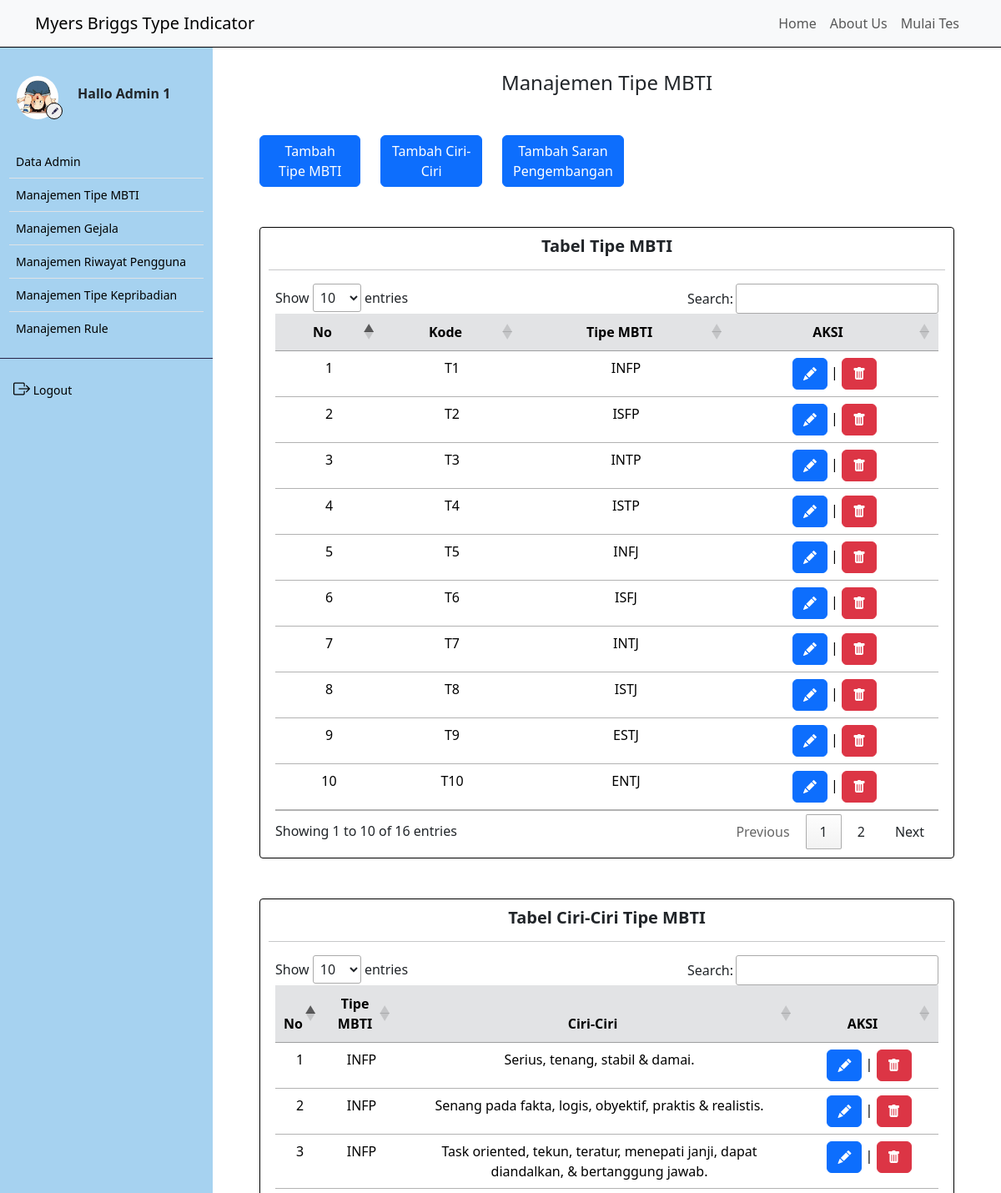
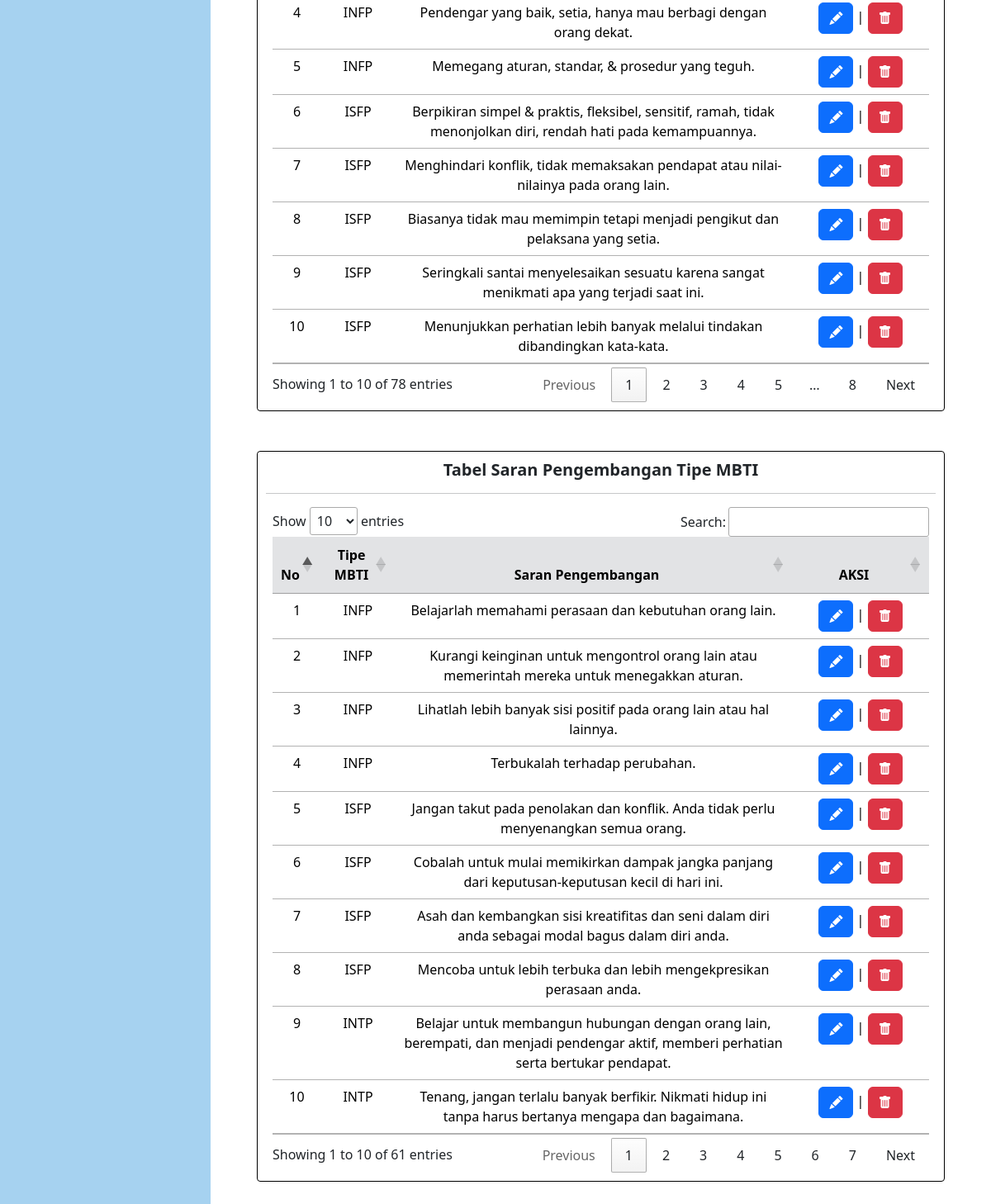
The app's page /tipe_mbti/index.php (signed in) with its own data (2 pictures, top to bottom).
### tables this page shows
CREATE TABLE `user` (
  `iduser` int(11) NOT NULL,
  `nama` varchar(50) NOT NULL,
  `username` varchar(50) NOT NULL,
  `password` varchar(100) NOT NULL,
  `email` varchar(50) NOT NULL,
  `foto` varchar(50) NOT NULL
);

CREATE TABLE `tipe_mbti` (
  `id_tpmbti` int(11) NOT NULL,
  `kode` varchar(20) NOT NULL,
  `nama_mbti` varchar(5) NOT NULL,
  `skala_1` int(11) NOT NULL,
  `skala_2` int(11) NOT NULL,
  `skala_3` int(11) NOT NULL,
  `skala_4` int(11) NOT NULL
);

CREATE TABLE `ciri_mbti` (
  `id_ciri` int(11) NOT NULL,
  `id_tpmbti` int(11) NOT NULL,
  `ciri` text NOT NULL
);

CREATE TABLE `saran_mbti` (
  `id_saran` int(11) NOT NULL,
  `id_tpmbti` int(11) NOT NULL,
  `saran` text NOT NULL
);

### controller/main.php (called while the page is built, shortened)
<?php
$conn = mysqli_connect("localhost", "root", "", "mbti");
function query($query)
{
    global $conn;
    $result = mysqli_query($conn, $query);
    $rows = [];
    while ($row = mysqli_fetch_assoc($result)) {
        $rows[] = $row;
    }
    return $rows;
}
function generateRandomKey()
{
    $keyLength = 32;
    $randomBytes = openssl_random_pseudo_bytes($keyLength, $strong);
    if (!$strong) {
        $randomBytes = random_bytes($keyLength);
    }
    return base64_encode($randomBytes);
}
function enkripsi($kata)
{
    $key = generateRandomKey();
    $string = openssl_encrypt($kata, 'AES-256-CBC', $key, 0, substr($key, 0, 16));
    $hasilEnkripsi = base64_encode($key . $string);
    return $hasilEnkripsi;
}
function dekripsi($kata)
{
    $string = base64_decode($kata);
    $key = substr($string, 0, 44);
    $enkripsi = substr($string, 44);
    $hasil = openssl_decrypt($enkripsi, 'AES-256-CBC', $key, 0, substr($key, 0, 16));
    return $hasil;
}
?>

### tipe_mbti/index.php (the view, shortened to what this page needs)
<?php
$tipe_mbti = query("SELECT * FROM tipe_mbti");
$ciri = query("SELECT * FROM ciri_mbti ORDER BY id_tpmbti ASC");
$saran = query("SELECT * FROM saran_mbti ORDER BY id_tpmbti ASC");
?>
<!DOCTYPE html>
<html lang="en">
<head>
    <link href="https://cdn.jsdelivr.net/npm/bootstrap@5.3.2/dist/css/bootstrap.min.css" rel="stylesheet"
 />
    <link rel="stylesheet" href="https://cdn.jsdelivr.net/npm/bootstrap-icons@1.9.1/font/bootstrap-icons.css" />
    <link rel="stylesheet" href="https://cdn.datatables.net/1.13.4/css/jquery.dataTables.min.css">
    <link rel="stylesheet" href="../style.css">
</head>
<body>
    <div class="content">
        <?php
        require_once('../navbar/navbar_inside.php');
        ?>
        <div class="main-container m-0">
            <div class="d-flex">
                <?php
                require_once('../navbar/sidebar_inside.php');
                ?>
                <div class="contents" style="margin: 75px 0; padding: 10px 40px;">
                    <h4 class="text-center">Manajemen Tipe MBTI</h4>
                    <div class="ms-3 mt-5">
                        <div class="row">
                            <div class="col-sm-2">
                                <a href="../tipe_mbti/input.php">
                                    <button class="btn btn-primary">Tambah Tipe MBTI</button>
                                </a>
                            </div>
                            <div class="col-sm-2">
                                <button class="btn btn-primary" data-bs-toggle="modal" data-bs-target="#ciri">
                                    Tambah Ciri-Ciri
                                </button>
                            </div>
                            <div class="col-sm-2">
                                <button class="btn btn-primary" data-bs-toggle="modal" data-bs-target="#saran">
                                    Tambah Saran Pengembangan
                                </button>
                            </div>
                        </div>
                    </div>
                    <div class="box2 mx-3 mt-5">
                        <h5 class="text-center fw-bold">Tabel Tipe MBTI</h5>
                        <hr>
                        <div class="tabel mx-2">
                            <table id="example" class="table table-hover text-center">
                                <thead>
                                    <tr class="table-secondary">
                                        <th class="text-center" scope="col">No</th>
                                        <th class="text-center" scope="col">Kode</th>
                                        <th class="text-center" scope="col">Tipe MBTI</th>
                                        <th class="text-center" scope="col">AKSI</th>
                                    </tr>
                                </thead>
                                <tbody>
                                    <?php
                                    $i = 1;
                                    foreach ($tipe_mbti as $tm):
                                        ?>
                                        <tr>
                                            <td>
                                                <?= $i; ?>
                                            </td>
                                            <td>
                                                <?= $tm['kode']; ?>
                                            </td>
                                            <td>
                                                <?= $tm['nama_mbti']; ?>
                                            </td>
                                            <td>
                                                <a class="text-decoration-none"
                                                    href="edit.php?id=<?= enkripsi($tm['id_tpmbti']); ?>">
                                                    <button class="btn btn-primary"><i
                                                            class="bi bi-pencil-fill"></i></button>
                                                </a>
                                                |
                                                <a class="delete bg-danger" id="delete"
                                                    onclick="deleteTipe(<?= $tm['id_tpmbti']; ?>)">
                                                    <button class="btn btn-danger"><i class="bi bi-trash-fill"></i></button>
                                                </a>
                                            </td>
                                        </tr>
                                        <?php
                                        $i++;
                                    endforeach;
                                    ?>
                                </tbody>
                            </table>
                        </div>
                    </div>
                    <div class="box2 mx-3 mt-5">
                        <h5 class="text-center fw-bold">Tabel Ciri-Ciri Tipe MBTI</h5>
                        <hr>
                        <div class="tabel mx-2">
                            <table id="example2" class="table table-hover text-center">
                                <thead>
                                    <tr class="table-secondary">
                                        <th class="text-center" scope="col">No</th>
                                        <th class="text-center" scope="col">Tipe MBTI</th>
                                        <th class="text-center" scope="col">Ciri-Ciri</th>
                                        <th class="text-center" scope="col" style="width: 130px;">AKSI</th>
                                    </tr>
                                </thead>
                                <tbody>
                                    <?php
                                    $j = 1; foreach ($ciri as $ci):
                                        $idmbti = $ci['id_tpmbti'];
                                        $nama_mbti = query("SELECT * FROM tipe_mbti WHERE id_tpmbti = $idmbti")[0];
                                        ?>
                                        <tr>
                                            <td>
                                                <?= $j; ?>
                                            </td>
                                            <td>
                                                <?= $nama_mbti['nama_mbti']; ?>
                                            </td>
                                            <td>
                                                <?= $ci['ciri']; ?>
                                            </td>
                                            <td>
                                                <a class="text-decoration-none"
                                                    href="edit_ciri.php?id=<?= enkripsi($ci['id_ciri']); ?>">
                                                    <button class="btn btn-primary"><i
                                                            class="bi bi-pencil-fill"></i></button>
                                                </a>
                                                |
                                                <a class="delete bg-danger" id="delete"
                                                    onclick="deleteCiri(<?= $ci['id_ciri']; ?>)">
                                                    <button class="btn btn-danger"><i class="bi bi-trash-fill"></i></button>
                                                </a>
                                            </td>
                                        </tr>
                                        <?php
                                        $j++;
                                    endforeach;
                                    ?>
                                </tbody>
                            </table>
                        </div>
                    </div>
                    <div class="box2 mx-3 mt-5">
                        <h5 class="text-center fw-bold">Tabel Saran Pengembangan Tipe MBTI</h5>
                        <hr>
                        <div class="tabel mx-2">
                            <table id="example3" class="table table-hover text-center">
                                <thead>
                                    <tr class="table-secondary">
                                        <th class="text-center" scope="col">No</th>
                                        <th class="text-center" scope="col">Tipe MBTI</th>
                                        <th class="text-center" scope="col">Saran Pengembangan</th>
                                        <th class="text-center" scope="col" style="width: 130px;">AKSI</th>
                                    </tr>
                                </thead>
                                <tbody>
                                    <?php
                                    $k = 1; foreach ($saran as $sar):
                                        $idmbti = $sar['id_tpmbti'];
                                        $nama_mbti = query("SELECT * FROM tipe_mbti WHERE id_tpmbti = $idmbti")[0];
                                        ?>
                                        <tr>
                                            <td>
                                                <?= $k; ?>
                                            </td>
                                            <td>
                                                <?= $nama_mbti['nama_mbti']; ?>
                                            </td>
                                            <td>
                                                <?= $sar['saran']; ?>
                                            </td>
                                            <td>
                                                <a class="text-decoration-none"
                                                    href="edit_saran.php?id=<?= enkripsi($sar['id_saran']); ?>">
                                                    <button class="btn btn-primary"><i
                                                            class="bi bi-pencil-fill"></i></button>
                                                </a>
                                                |
                                                <a class="delete bg-danger" id="delete"
                                                    onclick="deleteSaran(<?= $sar['id_saran']; ?>)">
                                                    <button class="btn btn-danger"><i class="bi bi-trash-fill"></i></button>
                                                </a>
                                            </td>
                                        </tr>
                                        <?php
                                        $k++;
                                    endforeach;
                                    ?>
                                </tbody>
                            </table>
                        </div>
                    </div>
                </div>
            </div>
        </div>
</body>
</html>

### navbar/sidebar_inside.php (shortened to what this page needs)
<?php
require_once '../controller/main.php';
$id_user = dekripsi($_COOKIE['SPmbti']);
$user = query("SELECT * FROM user WHERE iduser = $id_user")[0];
?>
<div class="sidebar" id="side_nav">
    <div class="content-side">
        <div class="profil pt-4">
            <div class="row d-flex align-items-center">
                <div class="col-sm-4 me-0">
                    <img src="../image/<?= $user['foto']; ?>" class="rounded-circle" alt="profi">
                    <a href="../profil">
                        <button class="rounded-circle"><i class="bi bi-pencil-fill"></i></button>
                    </a>
                </div>
                <div class="col-sm-8 m-0">
                    <h6 class="fw-bold">
                        Hallo
                        <?= $user['nama']; ?>
                    </h6>
                </div>
            </div>
        </div>
        <div class="">
            <ul class="list-group list-group-flush pt-4 fw-medium">
                <li class="list-group-item">
                    <a href="../admin/data_admin.php" class="text-decoration-none d-block">
                        <span>Data Admin</span>
                    </a>
                </li>
                <li class="list-group-item">
                    <a href="../tipe_mbti" class="text-decoration-none d-block">
                        <span>Manajemen Tipe MBTI</span>
                    </a>
                </li>
                <li class="list-group-item">
                    <a href="../gejala" class="text-decoration-none d-block">
                        <span>Manajemen Gejala</span>
                    </a>
                </li>
                <li class="list-group-item">
                    <a href="../riwayat" class="text-decoration-none d-block">
                        <span>Manajemen Riwayat Pengguna</span>
                    </a>
                </li>
                <li class="list-group-item">
                    <a href="../tipe_kepribadian" class="text-decoration-none d-block">
                        <span>Manajemen Tipe Kepribadian</span>
                    </a>
                </li>
                <li class="list-group-item">
                    <a href="rule" class="text-decoration-none d-block">
                        <span>Manajemen Rule</span>
                    </a>
                </li>
            </ul>
        </div>
        <hr class="hr-color">
        <ul class="list-unstyled fw-medium pb-5">
            <li>
                <a href="../logout.php" class="text-decoration-none d-block">
                    <i class="bi bi-box-arrow-right fs-5"></i>
                    <span>Logout</span>
                </a>
            </li>
        </ul>
    </div>
</div>

### records on screen
user: foto (picture), nama "Admin 1"
tipe_mbti: kode "T1", nama_mbti "INFP"
tipe_mbti: kode "T2", nama_mbti "ISFP"
tipe_mbti: kode "T3", nama_mbti "INTP"
tipe_mbti: kode "T4", nama_mbti "ISTP"
tipe_mbti: kode "T5", nama_mbti "INFJ"
tipe_mbti: kode "T6", nama_mbti "ISFJ"
tipe_mbti: kode "T7", nama_mbti "INTJ"
tipe_mbti: kode "T8", nama_mbti "ISTJ"
tipe_mbti: kode "T9", nama_mbti "ESTJ"
tipe_mbti: kode "T10", nama_mbti "ENTJ"
ciri_mbti: id_tpmbti.nama_mbti "INFP", ciri "Serius, tenang, stabil & damai."
ciri_mbti: id_tpmbti.nama_mbti "INFP", ciri "Senang pada fakta, logis, obyektif, praktis & realistis."
ciri_mbti: id_tpmbti.nama_mbti "INFP", ciri "Task oriented, tekun, teratur, menepati janji, dapat diandalkan, & bertanggung jawab."
ciri_mbti: id_tpmbti.nama_mbti "INFP", ciri "Pendengar yang baik, setia, hanya mau berbagi dengan orang dekat."
ciri_mbti: id_tpmbti.nama_mbti "INFP", ciri "Memegang aturan, standar, & prosedur yang teguh."
ciri_mbti: id_tpmbti.nama_mbti "ISFP", ciri "Berpikiran simpel & praktis, fleksibel, sensitif, ramah, tidak menonjolkan diri, rendah hati pada kemampuannya."
ciri_mbti: id_tpmbti.nama_mbti "ISFP", ciri "Menghindari konflik, tidak memaksakan pendapat atau nilai-nilainya pada orang lain."
ciri_mbti: id_tpmbti.nama_mbti "ISFP", ciri "Biasanya tidak mau memimpin tetapi menjadi pengikut dan pelaksana yang setia."
ciri_mbti: id_tpmbti.nama_mbti "ISFP", ciri "Seringkali santai menyelesaikan sesuatu karena sangat menikmati apa yang terjadi saat ini."
ciri_mbti: id_tpmbti.nama_mbti "ISFP", ciri "Menunjukkan perhatian lebih banyak melalui tindakan dibandingkan kata-kata."
saran_mbti: id_tpmbti.nama_mbti "INFP", saran "Belajarlah memahami perasaan dan kebutuhan orang lain."
saran_mbti: id_tpmbti.nama_mbti "INFP", saran "Kurangi keinginan untuk mengontrol orang lain atau memerintah mereka untuk menegakkan aturan."
saran_mbti: id_tpmbti.nama_mbti "INFP", saran "Lihatlah lebih banyak sisi positif pada orang lain atau hal lainnya."
saran_mbti: id_tpmbti.nama_mbti "INFP", saran "Terbukalah terhadap perubahan."
saran_mbti: id_tpmbti.nama_mbti "ISFP", saran "Jangan takut pada penolakan dan konflik. Anda tidak perlu menyenangkan semua orang."
saran_mbti: id_tpmbti.nama_mbti "ISFP", saran "Cobalah untuk mulai memikirkan dampak jangka panjang dari keputusan-keputusan kecil di hari ini."
saran_mbti: id_tpmbti.nama_mbti "ISFP", saran "Asah dan kembangkan sisi kreatifitas dan seni dalam diri anda sebagai modal bagus dalam diri anda."
saran_mbti: id_tpmbti.nama_mbti "ISFP", saran "Mencoba untuk lebih terbuka dan lebih mengekpresikan perasaan anda."
saran_mbti: id_tpmbti.nama_mbti "INTP", saran "Belajar untuk membangun hubungan dengan orang lain, berempati, dan menjadi pendengar aktif, memberi perhatian serta bertukar pendapat."
saran_mbti: id_tpmbti.nama_mbti "INTP", saran "Tenang, jangan terlalu banyak berfikir. Nikmati hidup ini tanpa harus bertanya mengapa dan bagaimana."
